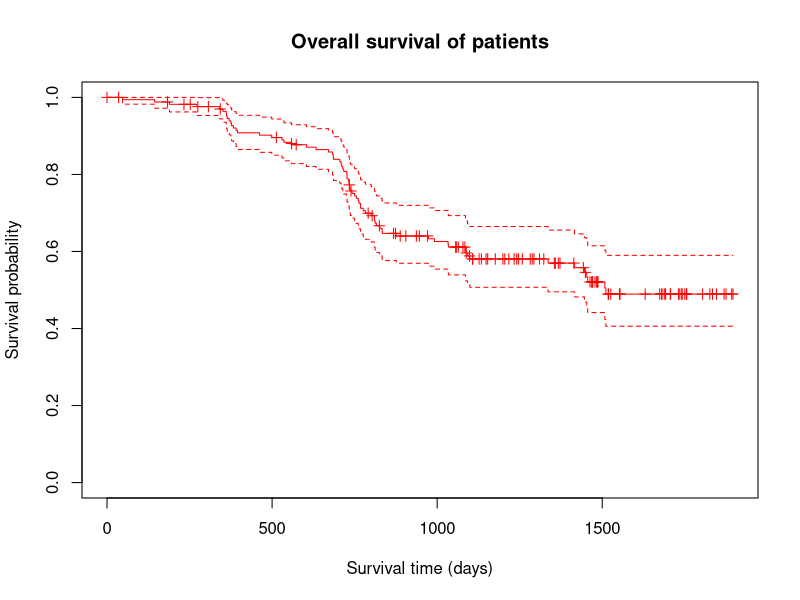
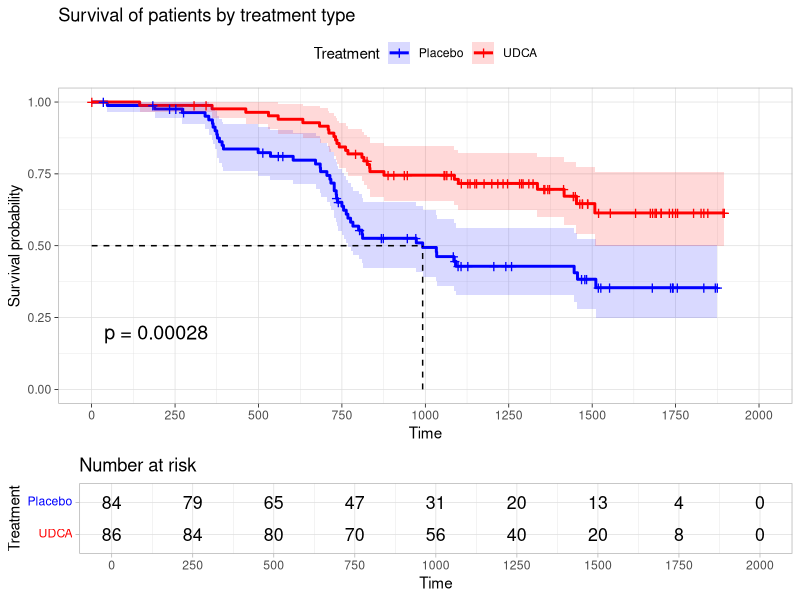
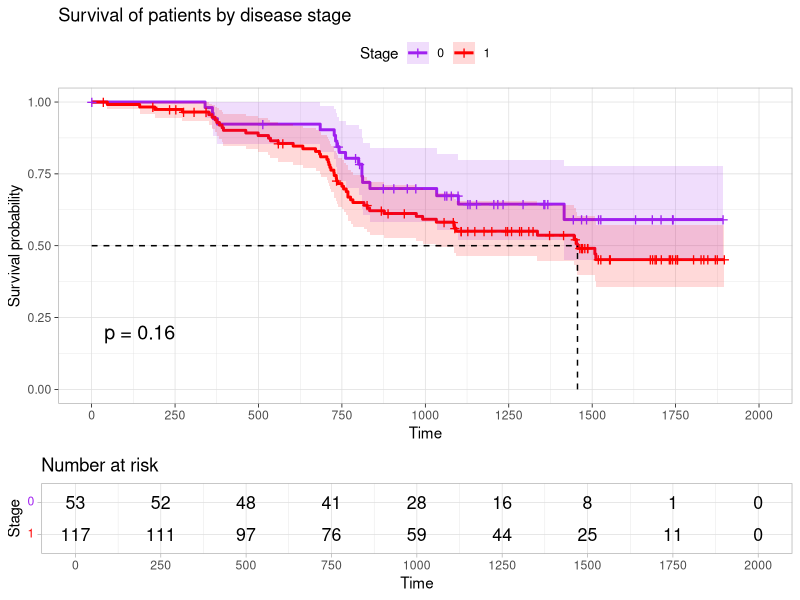

These charts were generated, in order, by the following R code: (Note: this script raises an error after producing the figures.)
library("survival")
library("ggplot2")
library("ggfortify")
library("survminer")

udca_data<-udca1
attach(udca_data)
head(udca_data)
udca_data$surv=Surv(time = futime,
                    event=status==1)

plot(x=udca_data$surv,
     col='red',
     main="Overall survival of patients",
     xlab="Survival time (days)",
     ylab="Survival probability",
     mark.time=T)

## for log plotting purposes
udca_data_nozeros=udca_data[udca_data$futime>0,]

# Data from a trial of ursodeoxycholic acid (UDCA)
# in patients with primary biliary cirrohosis (PBC).
# Variables ----
# id - subject identifier
# trt - treatment of 0=placebo, 1=UDCA
# stage - stage of disease
# bili - bilirubin level at study start
# riskscore - Mayo PBC risk score at entry
# futime - survival time in days
# status - 0/1 censored/death

# fitting a survival object by treatment type to plot KM curves ----
udca_trt=survfit(surv~trt,data = udca_data)
udca_trt

# KM curves for treatment type ----
ggsurvplot(fit=udca_trt,
           data=udca_data,
           conf.int = T,
           conf.int.alpha=0.15,
           title="Survival of patients by treatment type",
           
           censor=T,
           risk.table = T,
           surv.median.line = "hv",
           
           legend.labs=c("Placebo","UDCA"),
           legend.title="Treatment",
           break.time.by=250,
           pval = T,
           palette = c("blue","red"),
           ggtheme = theme_light())
survdiff(surv~trt,
         data=udca_data)

# KM curve for stages ----
udca_stage=survfit(surv~stage,
                   data=udca_data)

udca_stage
ggsurvplot(fit=udca_stage,
           data=udca_data,
           title="Survival of patients by disease stage",
           pval = T,
           conf.int = T,
           conf.int.alpha=0.15,
           censor=T,
           surv.median.line = "hv",
           legend.labs=c("0","1"),
           legend.title="Stage",
           palette = c("purple","red"),
           risk.table = T,
           ggtheme=theme_light(),
           break.time.by=250
           )
survdiff(surv~stage,
         data=udca_data)


# KM curves for bilirubin levels ----
udca_bili=survfit(formula = surv~bili>1.2,
                  data = udca_data)
udca_bili
ggsurvplot(fit=udca_bili,
           title="Survival of patients by bilirubin levels",
           conf.int = T,
           conf.int.alpha=0.15,
           censor=T,
           surv.median.line = 'hv',
           pval = T,
           legend.labs=c("<=1.2",">1.2"),
           legend.title="Bilirubin level",
           palette = c("skyblue4","springgreen4"),
           risk.table = T,
           ggtheme = theme_light(),
           break.time.by=250)
survdiff(formula = surv~bili>1.2,
         data = udca_data)

# histograms and boxplots for bilirubin by treatment group ----
layout(matrix(c(1,2,3,3),ncol=2,byrow = T))
hist(x = udca_data[udca_data$trt==0,]$bili,
     breaks = 15,
     col="skyblue4",
     xlab="Bilirubin level",
     main="Histogram of bilirubin level (placebo group)",)
hist(x = udca_data[udca_data$trt==1,]$bili,
     breaks = 15,
     col="springgreen4",
     xlab="Bilirubin level",
     main="Histogram of bilirubin level (treatment group)")
boxplot(formula=bili~as.factor(trt),
        data = udca_data,
        main="Boxplot of bilirubin level by treatment group",
        ylab = "Treatment type",
        xlab="Bilirubin level",
        names=c("Placebo","Treatment"),
        col=c("skyblue4","springgreen4"),
        horizontal = T)
layout(matrix(1))

# bilirubin
summary(udca_data[udca_data$trt==0,4])
summary(udca_data[udca_data$trt==1,4])

# survival plots to compare strata of bilirubin levels ----
bili_data_hi=udca_data[udca_data$bili>1.2,]
bili_data_lo=udca_data[udca_data$bili<=1.2,]
bili_hi=survfit(surv~trt,
                data=bili_data_hi)
bili_lo=survfit(surv~trt,
                data=udca_data_lo)
bili_lo_plot=ggsurvplot(fit = bili_hi,
           data=udca_data_hi,
           title="High bilirubin level",
           legend.labs=c("Placebo","UDCA"),
           legend.title="Treatment",
           break.time.by=250,
           censor=F,
           palette = c("blue","red"),
           ggtheme = theme_light())
bili_hi_plot=ggsurvplot(fit = bili_lo,
           data=udca_data_lo,
           title="Low bilirubin level",
           legend.labs=c("Placebo","UDCA"),
           legend.title="Treatment",
           break.time.by=250,
           censor=F,
           palette = c("blue","red"),
           ggtheme = theme_light())
bili_plot_list=list(bili_lo_plot, bili_hi_plot)
bili_plots=arrange_ggsurvplots(bili_plot_list)



# KM curves for risk score ----
udca_risk=survfit(formula=surv~riskscore>=6,
                  data=udca_data)
udca_risk
ggsurvplot(fit=udca_risk,
           title="Survival of patients by risk score",
           conf.int = T,
           conf.int.alpha=0.2,
           censor=T,
           surv.median.line = 'hv',
           pval=T,
           legend.labs=c("<6",">=6"),
           legend.title="Risk score",
           palette = c("dodgerblue3","violetred3"),
           risk.table = T,
           ggtheme = theme_light(),
           break.time.by=250)
survdiff(formula = surv~riskscore>6,
         data = udca_data)

layout(matrix(c(1,2,3,3),ncol=2,byrow = T))
hist(x = udca_data[udca_data$trt==0,]$riskscore,
     breaks = 15,
     col="dodgerblue3",
     xlab="Risk score",
     main="Histogram of risk score (placebo group)",)
hist(x = udca_data[udca_data$trt==1,]$riskscore,
     breaks = 15,
     col="violetred3",
     xlab="Risk score",
     main="Histogram of risk score (treatment group)")
boxplot(formula=riskscore~as.factor(trt),
        data = udca_data,
        main="Boxplots of risk score by treatment group",
        ylab = "Treatment type",
        xlab="Risk score",
        names=c("Placebo","Treatment"),
        col=c("dodgerblue3","violetred3"),
        horizontal = T)
layout(matrix(1))
summary(udca_data[udca_data$trt==0,]$riskscore)
summary(udca_data[udca_data$trt==1,]$riskscore)

# survival plots to compare strata of risk scores  ----
score_data_hi=udca_data[udca_data$riskscore>=6,]
score_data_lo=udca_data[udca_data$riskscore<6,]
score_hi=survfit(surv~trt,
                 data = score_data_hi)
score_lo=survfit(surv~trt,
                 data = score_data_lo)
score_lo_plot=ggsurvplot(fit = score_lo,
                        data=score_data_lo,
                        title="Low risk score",
                        legend.labs=c("Placebo","UDCA"),
                        legend.title="Treatment",
                        break.time.by=250,
                        censor=F,
                        palette = c("blue","red"),
                        ggtheme = theme_light())
score_hi_plot=ggsurvplot(fit = score_hi,
                        data=score_data_hi,
                        title="High risk score",
                        legend.labs=c("Placebo","UDCA"),
                        legend.title="Treatment",
                        break.time.by=250,
                        censor=F,
                        palette = c("blue","red"),
                        ggtheme = theme_light())
score_plot_list=list(score_lo_plot, score_hi_plot)
score_plots=arrange_ggsurvplots(score_plot_list)

# cox PH model with all covariates ----
fit1=coxph(surv~trt+stage+bili+riskscore,
           data=udca_data)
summary(fit1)
ggforest(fit1,
         fontsize = 1,
         data=udca_data)

# GOF test for model 1 ----
cox.zph(fit1)

# observed vs expected plots ----
# treatment ----
par(mfrow=c(2,2))
mean_df_1=data.frame(t(colMeans(x = udca_data[3:5],
                              na.rm = T,dims = 1)))
plot(survfit(coxph(surv~stage+bili+riskscore+strata(trt),
                   data = udca_data),
             newdata = mean_df_1),
     col=c("blue","red"),
     lwd=3,
     conf.int = F,
     main="Observed vs expected plots by treatment",
     xlab="Time (days)",
     ylab = "Survival")
par(new=T)
plot(udca_trt,
     col=c("blue","red"),
     axes=F)
legend("bottomleft",
       legend = c("Expected (placebo)","Expected (treatment)",
                  "Observed (placebo)","Observed (treatment)"),
       lwd = c(3,3,1,1),
       col = c("blue","red","blue","red"),
       text.width = 0,
       x.intersp=0.2,
       y.intersp = 0.5,
       box.lty = 0)

# stage ----
mean_df_2=data.frame(t(colMeans(x = udca_data[c(2,4:5)],
                                na.rm = T,dims = 1)))
plot(survfit(coxph(surv~trt+bili+riskscore+strata(stage),
                   data = udca_data),
             newdata = mean_df_2),
     col=c("purple","red"),
     lwd=3,
     conf.int = F,
     main="Observed vs expected plots by stage",
     xlab="Time (days)",
     ylab = "Survival")
par(new=T)
plot(udca_stage,
     col=c("purple","red"),
     axes=F)
legend("bottomleft",
       legend = c("Expected (stage 0)","Expected (stage 1)",
                  "Observed (stage 0)","Observed (stage 1)"),
       lwd = c(3,3,1,1),
       col = c("purple","red","purple","red"),
       text.width = 0,
       x.intersp=0.2,
       y.intersp = 0.5,
       box.lty = 0)

# bilirubin ----
mean_df_3=data.frame(t(colMeans(x = udca_data[c(2,3,5)],
                                na.rm = T,dims = 1)))
plot(survfit(coxph(surv~trt+stage+riskscore+strata(bili>1.2),
                   data = udca_data),
             newdata = mean_df_3),
     col=c("skyblue4","springgreen4"),
     lwd=3,
     conf.int = F,
     main="Observed vs expected plots by bilirubin level",
     xlab="Time (days)",
     ylab = "Survival")
par(new=T)
plot(udca_bili,
     col=c("skyblue4","springgreen4"),
     axes=F)
legend("bottomleft",
       legend = c("Expected (<=1.2)","Expected (>1.2)",
                  "Observed (<=1.2)","Observed (>1.2)"),
       lwd = c(3,3,1,1),
       col = c("skyblue4","springgreen4","skyblue4","springgreen4"),
       text.width = 0,
       x.intersp=0.2,
       y.intersp = 0.5,
       box.lty = 0)

# riskscore ----
mean_df_4=data.frame(t(colMeans(x = udca_data[2:4],
                                na.rm = T,dims = 1)))
plot(survfit(coxph(surv~trt+stage+bili+strata(riskscore>=6),
                   data = udca_data),
             newdata = mean_df_4),
     col=c("dodgerblue3","violetred3"),
     lwd=2,
     lty = ("dotted"),
     conf.int = F,
     main="Observed vs expected plots by risk score",
     xlab="Time (days)",
     ylab = "Survival")
par(new=T)
plot(udca_risk,
     col=c("dodgerblue3","violetred3"),
     axes=F)
legend("bottomleft",
       legend = c("Expected (<6)","Expected (>=6)",
                  "Observed (<6)","Observed (>=6)"),
       lty = c("dotted","dotted","solid","solid"),
       lwd = c(3,3,1,1),
       col = c("dodgerblue3","violetred3","dodgerblue3","violetred3"),
       text.width = 0,
       x.intersp=0.2,
       y.intersp = 0.5,
       box.lty = 0)
par(mfrow=c(1,1))
# log-log plots for assessing PH assumption ----
# log-log plots for treatment ----
# no zeros data used because log(0) causes errors and does not plot the graphs
udca_trt_nozeros=survfit(surv~trt,
                         data=udca_data_nozeros)
loglogtrt=ggsurvplot(fit=udca_trt_nozeros,
           data=udca_data_nozeros,
           fun="cloglog",
           title="log-log survival of patients by treatment type",
           
           xlim=c(min(udca_trt_nozeros$time),
                  max(udca_trt_nozeros$time)),
           
           legend.labs=c("Placebo","UDCA"),
           legend.title="Treatment",
           xlab="Time in days (log scale)",
           
           palette = c("blue","red"),
           censor=F,
           ggtheme = theme_gray())

# log log plots for stage ----
udca_stage_nozeros=survfit(surv~stage,
                           data=udca_data_nozeros)
loglogstage=ggsurvplot(fit=udca_stage_nozeros,
           data=udca_data_nozeros,
           fun="cloglog",
           title="log-log survival of patients by disease stage",
           
           xlim=c(min(udca_stage_nozeros$time),
                  max(udca_stage_nozeros$time)),

           legend.labs=c("0","1"),
           legend.title="Stage",
           xlab="Time in days (log scale)",
           
           palette = c("purple","red"),
           censor=F,
           ggtheme = theme_gray())

# loglog plots for bilirubin levels ----
udca_bili_nozeros=survfit(surv~bili>1.2,
                          data=udca_data_nozeros)
loglogbili=ggsurvplot(fit=udca_bili_nozeros,
           data=udca_data_nozeros,
           fun="cloglog",
           title="log-log survival of patients by bilirubin level",
           
           xlim=c(min(udca_bili_nozeros$time),
                  max(udca_bili_nozeros$time)),
           
           legend.labs=c("<=1.2",">1.2"),
           legend.title="Bilirubin level",
           xlab="Time in days (log scale)",
           
           palette = c("skyblue4", "springgreen4"),
           censor=F,
           ggtheme = theme_gray())

# loglog plot for risk score ----
udca_risk_nozeros=survfit(surv~riskscore>=6,
                          data=udca_data_nozeros)
loglogrisk=ggsurvplot(fit=udca_risk_nozeros,
           data=udca_data_nozeros,
           fun="cloglog",
           title="log-log survival of patients by risk score",
           
           xlim=c(min(udca_bili_nozeros$time),
                  max(udca_bili_nozeros$time)),
           
           legend.labs=c("<=6",">6"),
           legend.title="Risk score",
           xlab="Time in days (log scale)",
           palette = c("dodgerblue3","violetred3"),
           censor=F,
           ggtheme = theme_gray())

# plot all log log plots from a list
logloglist=list(loglogtrt,
                loglogbili,
                loglogstage,
                loglogrisk)
arrange_ggsurvplots(x = logloglist,
                    nrow=2,
                    title = "log log plots")

# analyzing schoenfeld residuals to further assess PH assumption ----
ggcoxzph(fit=cox.zph(fit1),
         ggtheme = theme_light())


# add indicator column for high bilirubin level ----
for(i in 1:length(udca_data[,1])){
        if (udca_data$bili[i]>1.2){udca_data$biliHi[i]=1}
        else {udca_data$biliHi[i]=0}
}

# add indicator column for high risk score ----
# takes care of NA first then does the others
for(i in 1:length(udca_data[,1])){
        if (is.na(udca_data$riskscore[i])){udca_data$highRisk[i]=NA}
        else if (udca_data$riskscore[i]>=6){udca_data$highRisk[i]=1}
        else {udca_data$highRisk[i]=0}
}
udca_bili_bin=survfit(formula = surv~biliHi,
                      data = udca_data)

# check if model is any different with indicator variables ----
fit2=coxph(formula = surv~trt+stage+biliHi+highRisk,
           data=udca_data)
ggforest(fit2,fontsize = 1,
         data = udca_data)
# comparing the models
summary(fit2)
summary(fit1)
# PH assumption check
cox.zph(fit2)
ggcoxzph(fit = cox.zph(fit2),
         ggtheme = theme_light())

# stratified Cox models by stage ----
# indicator
fit_stage_indicator=coxph(formula = surv~trt+biliHi+highRisk+strata(stage),
                          data = udca_data)
summary(fit_stage_indicator)
summary(fit_stage_cont)

# assessment of stratified models ----
cox.zph(fit_stage_indicator)
cox.zph(fit_stage_cont)

ggcoxzph(fit = cox.zph(fit_stage_indicator),caption = "Indicator model",
         ggtheme = theme_light())
ggcoxzph(fit = cox.zph(fit_stage_cont),caption="Continuous model",
         ggtheme = theme_light())

# interaction models - indicator ----
fit_stage_interact_indicator=coxph(surv~(trt+biliHi+highRisk)*strata(stage),
                                   data = udca_data)
summary(fit_stage_interact_indicator)

# interaction models - continuous ----
fit_stage_interact_cont=coxph(surv~(trt+bili+riskscore)*strata(stage),
                              data = udca_data)
summary(fit_stage_interact_cont)
# testing Ho: no interaction
anova(fit_stage_interact_indicator,fit_stage_indicator)
anova(fit_stage_interact_cont,fit_stage_cont)
